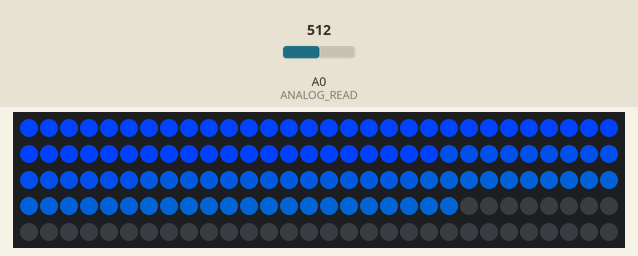
Bench run of a sketch on a simulated Arduino Uno, built with avr-gcc and run on an emulated ATmega328P. Parts: 150 RGB LEDs in strip order, left to right, continuing on the next row. The test bench sets the inputs (shaded band); at power-on: A0 (ANALOG_READ) = 512.

Above: at 2.2 s.
2.3 s: A0 (ANALOG_READ) set to 900
At 2.71 s:
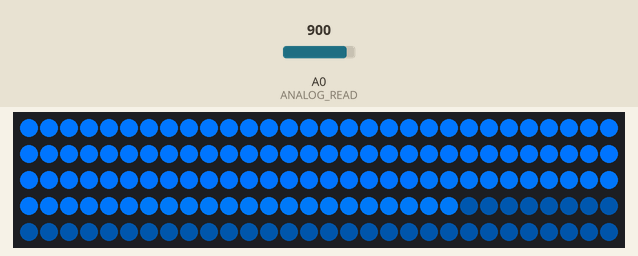
4.9 s: A0 (ANALOG_READ) set to 306
At 5.16 s:
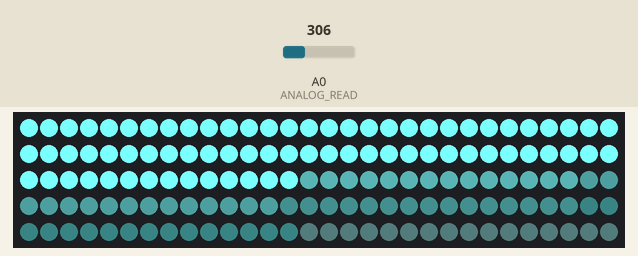
7.4 s: A0 (ANALOG_READ) set to 716
At 7.7 s:
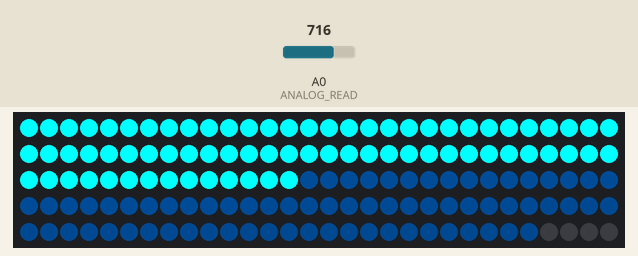
9.9 s: A0 (ANALOG_READ) set to 1023
At 11.4 s:
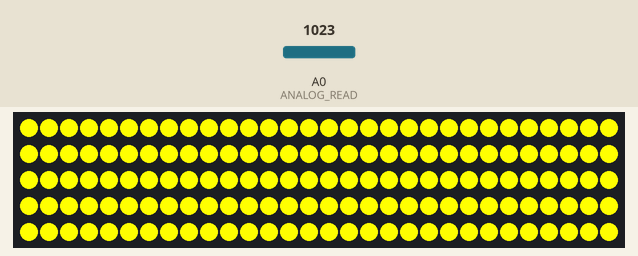
12.2 s: A0 (ANALOG_READ) set to 511
At 12.41 s:
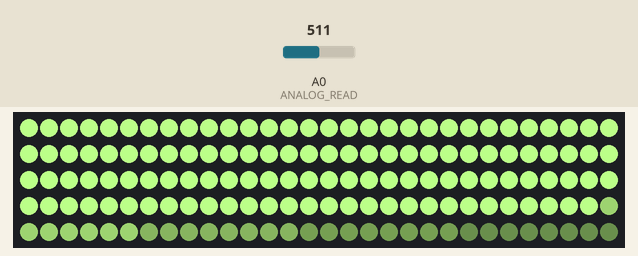
14.3 s: A0 (ANALOG_READ) set to 900
At 18.1 s:
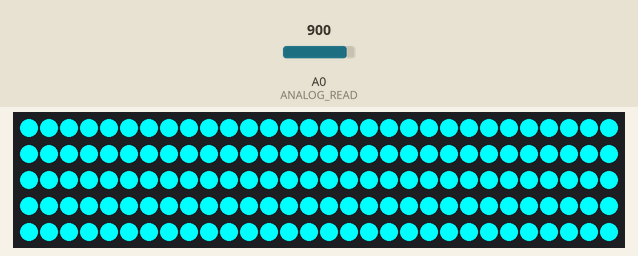
Timing chart, 0 to 18.3 s (numbered marks = the images above; inputs shaded):
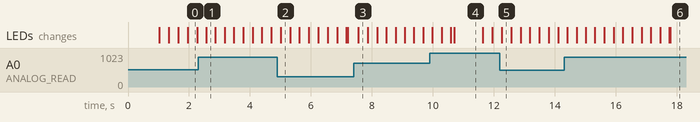

Measured:
- after the input at 2.3 s, the LEDs: change after 0.27 s (image 1)
- after the input at 4.9 s, the LEDs: change after 0.11 s (image 2)
- after the input at 7.4 s, the LEDs: change after 0.16 s (image 3)
- after the input at 9.9 s, the LEDs: first change after 0.08 s (image 4 shows a later state)
- after the input at 14.3 s, the LEDs: first change after 0.11 s (image 6 shows a later state)

The sketch:

sound_reactive.ino
```cpp
#include <FastLED.h>

/** BASIC CONFIGURATION  **/

//The amount of LEDs in the setup
#define NUM_LEDS 150
//The pin that controls the LEDs
#define LED_PIN 6
//The pin that we read sensor values form
#define ANALOG_READ 0


/** Other macros */
//How many previous sensor values effects the operating average?
#define AVGLEN 5
//How many previous sensor values decides if we are on a peak/HIGH (e.g. in a song)
#define LONG_SECTOR 20

//Mneumonics
#define HIGH 3
#define NORMAL 2

//How long do we keep the "current average" sound, before restarting the measuring
#define MSECS 30 * 1000
#define CYCLES MSECS / DELAY

/*Sometimes readings are wrong or strange. How much is a reading allowed
to deviate from the average to not be discarded? **/
#define DEV_THRESH 0.8

//Arduino loop delay
#define DELAY 1

float fscale( float originalMin, float originalMax, float newBegin, float newEnd, float inputValue, float curve);
void insert(int val, int *avgs, int len);
int compute_average(int *avgs, int len);
void visualize_music();

//How many LEDs to we display
int curshow = NUM_LEDS;

/*Not really used yet. Thought to be able to switch between sound reactive
mode, and general gradient pulsing/static color*/
int mode = 0;

//Showing different colors based on the mode.
int songmode = NORMAL;

//Average sound measurement the last CYCLES
unsigned long song_avg;

//The amount of iterations since the song_avg was reset
int iter = 0;

//The speed the LEDs fade to black if not relit
float fade_scale = 1.2;

//Led array
CRGB leds[NUM_LEDS];

/*Short sound avg used to "normalize" the input values.
We use the short average instead of using the sensor input directly */
int avgs[AVGLEN] = {-1};

//Longer sound avg
int long_avg[LONG_SECTOR] = {-1};

//Keeping track how often, and how long times we hit a certain mode
struct time_keeping {
	unsigned long times_start;
	short times;
};

//How much to increment or decrement each color every cycle
struct color {
	int r;
	int g;
	int b;
};

struct time_keeping high;
struct color Color;

void setup() {
	Serial.begin(9600);
	//Set all lights to make sure all are working as expected
	FastLED.addLeds<NEOPIXEL, LED_PIN>(leds, NUM_LEDS);
	for (int i = 0; i < NUM_LEDS; i++)
		leds[i] = CRGB(0, 0, 255);
	FastLED.show();
	delay(1000);

	//bootstrap average with some low values
	for (int i = 0; i < AVGLEN; i++) {
		insert(250, avgs, AVGLEN);
	}

	//Initial values
	high.times = 0;
	high.times_start = millis();
 	Color.r = 0;
	Color.g = 0;
	Color.b = 1;
}

/*With this we can change the mode if we want to implement a general
lamp feature, with for instance general pulsing. Maybe if the
sound is low for a while? */
void loop() {
	switch(mode) {
		case 0:
			visualize_music();
			break;
		default:
			break;
	}
		delay(DELAY);       // delay in between reads for stability
}


/**Funtion to check if the lamp should either enter a HIGH mode,
or revert to NORMAL if already in HIGH. If the sensors report values
that are higher than 1.1 times the average values, and this has happened
more than 30 times the last few milliseconds, it will enter HIGH mode.
TODO: Not very well written, remove hardcoded values, and make it more
reusable and configurable.  */
void check_high(int avg) {
	if (avg > (song_avg/iter * 1.1))  {
		if (high.times != 0) {
			if (millis() - high.times_start > 200.0) {
				high.times = 0;
				songmode = NORMAL;
			} else {
				high.times_start = millis();
				high.times++;
			}
		} else {
			high.times++;
			high.times_start = millis();

		}
	}
	if (high.times > 30 && millis() - high.times_start < 50.0)
		songmode = HIGH;
	else if (millis() - high.times_start > 200) {
		high.times = 0;
		songmode = NORMAL;
	}
}

//Main function for visualizing the sounds in the lamp
void visualize_music() {
	int sensor_value, mapped, avg, show_amount, longavg;

	//Actual sensor value
	sensor_value = analogRead(ANALOG_READ);

	//If 0, discard immediately. Probably not right and save CPU.
	if (sensor_value == 0)
		return;

	//Discard readings that deviates too much from the past avg.
	mapped = (float)fscale(0.0, 737.0, 0.0, (float)737, (float)sensor_value, 2.0);
	avg = compute_average(avgs, AVGLEN);

	if (((avg - mapped) > avg*DEV_THRESH)) //|| ((avg - mapped) < -avg*DEV_THRESH))
		return;

	//Insert new avg. values
	insert(mapped, avgs, AVGLEN);
	insert(avg, long_avg, LONG_SECTOR);

	//Compute the "song average" sensor value
	song_avg += avg;
	iter++;
	if (iter > CYCLES) {
		song_avg = song_avg / iter;
		iter = 1;
	}

	longavg = compute_average(long_avg, LONG_SECTOR);

	//Check if we enter HIGH mode
	check_high(longavg);

	if (songmode == HIGH) {
		fade_scale = 3;
		Color.r = 5;
		Color.g = 3;
		Color.b = -1;
	}
	else if (songmode == NORMAL) {
		fade_scale = 2;
		Color.r = -1;
		Color.b = 2;
	 	Color.g = 1;
	}

	//Decides how many of the LEDs will be lit
	show_amount = (float)fscale(0.0, 737.0, 0.0, 255, (float)avg, 1.5);
	curshow = fscale(0.0, 737.0, 0.0, (float)NUM_LEDS, (float)avg, -1);

	/*Set the different leds. Control for too high and too low values.
          Fun thing to try: Dont account for overflow in one direction,
	  some interesting light effects appear! */
	for (int i = 0; i < NUM_LEDS; i++)
		//The leds we want to show
		if (i < curshow) {
			if (leds[i].r + Color.r > 255)
				leds[i].r = 255;
			else if (leds[i].r + Color.r < 0)
				leds[i].r = 0;
			else
				leds[i].r = leds[i].r + Color.r;

			if (leds[i].g + Color.g > 255)
				leds[i].g = 255;
			else if (leds[i].g + Color.g < 0)
				leds[i].g = 0;
			else
				leds[i].g = leds[i].g + Color.g;

			if (leds[i].b + Color.b > 255)
				leds[i].b = 255;
			else if (leds[i].b + Color.b < 0)
				leds[i].b = 0;
			else
				leds[i].b = leds[i].b + Color.b;

		//All the other LEDs begin their fading journey to eventual total darkness
		} else {
			leds[i] = CRGB(leds[i].r/fade_scale, leds[i].g/fade_scale, leds[i].b/fade_scale);
		}
	FastLED.show();
}
//Compute average of a int array, given the starting pointer and the length
int compute_average(int *avgs, int len) {
	int sum = 0;
	for (int i = 0; i < len; i++)
		sum += avgs[i];

	return (int)(sum / len);

}

//Insert a value into an array, and shift it down removing
//the first value if array already full
void insert(int val, int *avgs, int len) {
	for (int i = 0; i < len; i++) {
		if (avgs[i] == -1) {
			avgs[i] = val;
			return;
		}
	}

	for (int i = 1; i < len; i++) {
		avgs[i - 1] = avgs[i];
	}
	avgs[len - 1] = val;
}

//Function imported from the arduino website.
//Basically map, but with a curve on the scale (can be non-uniform).
float fscale( float originalMin, float originalMax, float newBegin, float
		newEnd, float inputValue, float curve){

	float OriginalRange = 0;
	float NewRange = 0;
	float zeroRefCurVal = 0;
	float normalizedCurVal = 0;
	float rangedValue = 0;
	boolean invFlag = 0;


	// condition curve parameter
	// limit range

	if (curve > 10) curve = 10;
	if (curve < -10) curve = -10;

	curve = (curve * -.1) ; // - invert and scale - this seems more intuitive - postive numbers give more weight to high end on output
	curve = pow(10, curve); // convert linear scale into lograthimic exponent for other pow function

	// Check for out of range inputValues
	if (inputValue < originalMin) {
		inputValue = originalMin;
	}
	if (inputValue > originalMax) {
		inputValue = originalMax;
	}

	// Zero Refference the values
	OriginalRange = originalMax - originalMin;

	if (newEnd > newBegin){
		NewRange = newEnd - newBegin;
	}
	else
	{
		NewRange = newBegin - newEnd;
		invFlag = 1;
	}

	zeroRefCurVal = inputValue - originalMin;
	normalizedCurVal  =  zeroRefCurVal / OriginalRange;   // normalize to 0 - 1 float

	// Check for originalMin > originalMax  - the math for all other cases i.e. negative numbers seems to work out fine
	if (originalMin > originalMax ) {
		return 0;
	}

	if (invFlag == 0){
		rangedValue =  (pow(normalizedCurVal, curve) * NewRange) + newBegin;

	}
	else     // invert the ranges
	{
		rangedValue =  newBegin - (pow(normalizedCurVal, curve) * NewRange);
	}

	return rangedValue;
}
```
